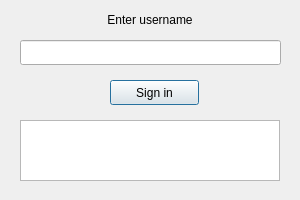
<?xml version="1.0" encoding="UTF-8"?>
<ui version="4.0">
 <class>Dialog</class>
 <widget class="QDialog" name="Dialog">
  <property name="geometry">
   <rect>
    <x>0</x>
    <y>0</y>
    <width>300</width>
    <height>200</height>
   </rect>
  </property>
  <property name="windowTitle">
   <string>Welcome to DevChat</string>
  </property>
  <widget class="QPushButton" name="pushButton">
   <property name="geometry">
    <rect>
     <x>110</x>
     <y>80</y>
     <width>89</width>
     <height>25</height>
    </rect>
   </property>
   <property name="text">
    <string>Sign in</string>
   </property>
  </widget>
  <widget class="QLineEdit" name="lineEdit">
   <property name="geometry">
    <rect>
     <x>20</x>
     <y>40</y>
     <width>261</width>
     <height>25</height>
    </rect>
   </property>
  </widget>
  <widget class="QLabel" name="label">
   <property name="geometry">
    <rect>
     <x>20</x>
     <y>10</y>
     <width>260</width>
     <height>20</height>
    </rect>
   </property>
   <property name="text">
    <string>Enter username</string>
   </property>
   <property name="alignment">
    <set>Qt::AlignCenter</set>
   </property>
  </widget>
  <widget class="QTextBrowser" name="textBrowser">
   <property name="geometry">
    <rect>
     <x>20</x>
     <y>120</y>
     <width>260</width>
     <height>61</height>
    </rect>
   </property>
   <property name="html">
    <string>&lt;!DOCTYPE HTML PUBLIC &quot;-//W3C//DTD HTML 4.0//EN&quot; &quot;http://www.w3.org/TR/REC-html40/strict.dtd&quot;&gt;
&lt;html&gt;&lt;head&gt;&lt;meta name=&quot;qrichtext&quot; content=&quot;1&quot; /&gt;&lt;meta charset=&quot;utf-8&quot; /&gt;&lt;style type=&quot;text/css&quot;&gt;
p, li { white-space: pre-wrap; }
hr { height: 1px; border-width: 0; }
li.unchecked::marker { content: &quot;\2610&quot;; }
li.checked::marker { content: &quot;\2612&quot;; }
&lt;/style&gt;&lt;/head&gt;&lt;body style=&quot; font-family:'Ubuntu'; font-size:11pt; font-weight:400; font-style:normal;&quot;&gt;
&lt;p style=&quot;-qt-paragraph-type:empty; margin-top:0px; margin-bottom:0px; margin-left:0px; margin-right:0px; -qt-block-indent:0; text-indent:0px;&quot;&gt;&lt;br /&gt;&lt;/p&gt;&lt;/body&gt;&lt;/html&gt;</string>
   </property>
  </widget>
 </widget>
 <resources/>
 <connections/>
</ui>
